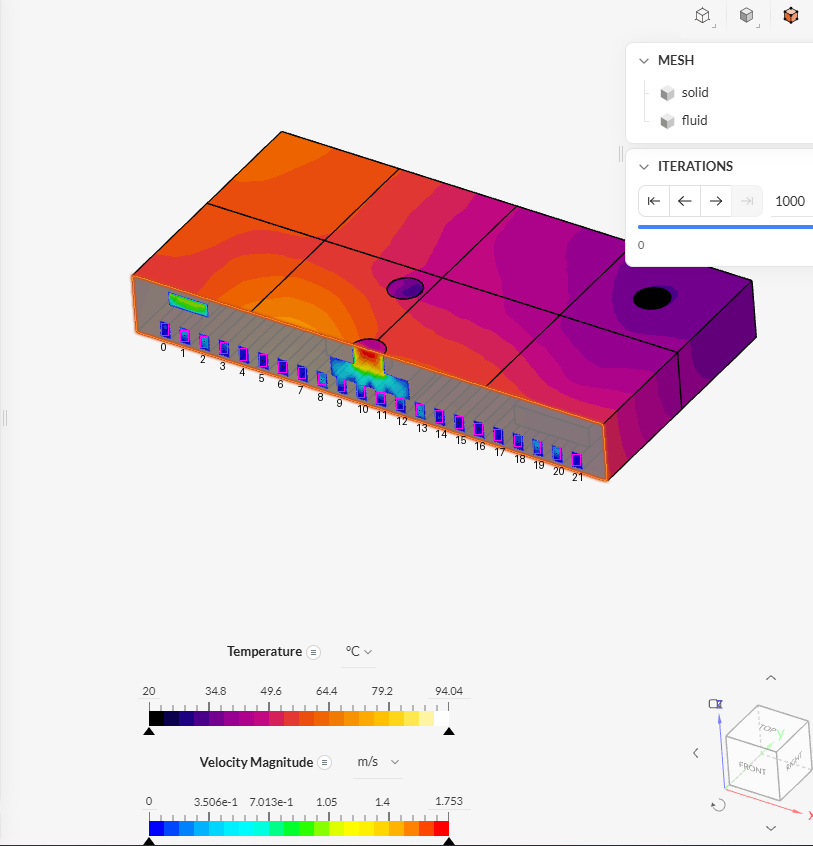
#> input picture manifold_agent/flowdigit/debug/113.png, 813 x 846 px, given in place of 5.png, which was not available
$ python tempmap.py 5 1.0
#> lines starting #> are read from the running program, lines starting #| are printed output that depends on the picture; after the words box and inside, x2 and y2 are one past the last pixel; in counts of white or black regions, pixels touching at a corner belong together
### manifold_agent/flowdigit/digitize.py
"""SimScale 캡처(채널 단면 + Velocity Magnitude 색상)에서 채널 22개의 평균 유속을 읽는다.

순서
 1) 속도 색상바(무지개색) 찾기 → 색 → 값(0~vmax) 대응표
 2) 단면에서 속도 색 픽셀(무지개색에 가깝고 온도 색상표보다 가까운 것) 찾기
 3) 연결 덩어리 중 채널 크기·모양의 덩어리를 골라, 한 줄로 늘어선 22개 배열에 맞춤(원근 반영 2차식)
 4) 채널마다 예상 위치의 안쪽 상자에서 평균 유속 계산 (매니폴드와 붙은 채널도 채널 부분만 읽음)
"""
from __future__ import annotations
from collections import deque
import numpy as np
from PIL import Image

N_CH = 22


def _runs(mask_row):
    xs = np.where(mask_row)[0]
    if len(xs) == 0:
        return []
    out, s = [], xs[0]
    for a, b in zip(xs[:-1], xs[1:]):
        if b != a + 1:
            out.append((s, a)); s = b
    out.append((s, xs[-1]))
    return out


def find_colorbars(im, min_rows=10):
    """화면 아래쪽 긴 채색 막대들: [(y_mid, x0, x1, kind)] kind='rainbow'|'thermal'"""
    H, W, _ = im.shape
    sat = im.max(2) - im.min(2)
    rows = {}
    for y in range(int(H * 0.45), H):
        for x0, x1 in _runs(sat[y] > 70):
            if x1 - x0 > 120:
                rows.setdefault((x0 // 6, x1 // 6), []).append((y, x0, x1))
    bars = []
    # 색상바는 높이가 있음 (판 테두리 같은 얇은 선 제외, D0·D1 채팅 수정: 단면 사진 23·29·37).
    # 단, 온도·수평 단면 그림(tempmap/planview/chantemp)은 색상바가 얇게 찍힌 사진이 많아 min_rows=1 로 예전 방식 사용.
    for lst in [l for l in rows.values() if len(l) >= 4 and len(set(r[0] for r in l)) >= min_rows]:
        ys = [r[0] for r in lst]; mid = lst[len(lst) // 2]
        y, x0, x1 = mid
        # 끝 표시(삼각형) 피하려고 안쪽 2px
        seg = im[y, x0 + 2:x1 - 1]
        first = seg[:4].mean(0)
        kind = "rainbow" if (first[2] > 150 and first[0] < 90) else "thermal"
        bars.append((y, x0 + 2, x1 - 1, kind, min(ys), max(ys)))
    # 같은 막대 중복 제거
    bars.sort()
    out = []
    for b in bars:
        if out and abs(out[-1][0] - b[0]) < 6 and abs(out[-1][1] - b[1]) < 10:
            continue
        out.append(b)
    return out


def lut_from_bar(im, bar):
    y, x0, x1 = bar[0], bar[1], bar[2]
    cols = im[bar[4]:bar[5] + 1, x0:x1 + 1].mean(0)   # 막대 높이 평균
    return cols  # 왼쪽(0) → 오른쪽(vmax)


# [134 lines left out: functions components, digitize, not called in this run]

### manifold_agent/flowdigit/tempmap.py
"""온도 그림(바닥면 또는 윗면, 4x4 칸 선이 보이는 그림) → 16칸의 평균·최고 온도.

  python flowdigit/tempmap.py <사진번호> <Tmax> [--tmin 20]
출력: 화면 기준 4x4 표 (위쪽 행 = 화면 위, 왼쪽 열 = 화면 왼쪽). 칸 이름(r_c)으로 바꾸는 방향은
      그림마다 다르므로(바닥면은 뒤집혀 보임) 따로 정해야 한다(--orient).
방법: 판 영역의 네 모서리를 찾아 원근 보정(호모그래피) → 칸마다 안쪽 76%를 표본 → 색상바 색과 가장 가까운 띠 값.
"""
from __future__ import annotations
import argparse, os, sys
import numpy as np
from PIL import Image

HERE = os.path.dirname(os.path.abspath(__file__))
sys.path.insert(0, HERE)
from digitize import find_colorbars, lut_from_bar   # noqa: E402


def homography(src, dst):
    A = []
    for (x, y), (u, v) in zip(src, dst):
        A += [[x, y, 1, 0, 0, 0, -u * x, -u * y, -u], [0, 0, 0, x, y, 1, -v * x, -v * y, -v]]
    _, _, vt = np.linalg.svd(np.array(A, float)); return vt[-1].reshape(3, 3)


def read(path, tmax, tmin=20.0, ref_lut=None):
    im = np.array(Image.open(path).convert("RGB")).astype(float); H, W, _ = im.shape
    bars = find_colorbars(im, min_rows=1)
    if not bars:
        raise RuntimeError("색상바 없음")
    bar = max(bars, key=lambda b: b[0])                     # 가장 아래 막대
    lut = lut_from_bar(im, bar)
    # 띠(색이 일정한 구간) 평균색과 값
    bands, i0 = [], 0
    for i in range(1, len(lut) + 1):
        if i == len(lut) or np.abs(lut[i] - lut[i0]).max() > 12:
            if i - i0 >= 3:
                bands.append((lut[i0:i].mean(0), ((i0 + i) / 2) / len(lut)))
            i0 = i
    if len(bands) < 15 and ref_lut is not None:              # 색상바가 잘린 그림: 다른 그림의 색상표를 빌림
        bands = ref_lut
    bc = np.array([b[0] for b in bands]); bf = np.array([b[1] for b in bands])
    bval = tmin + bf * (tmax - tmin)
    # 판 영역: 배경(밝은 회색 246 근처)이 아닌 것. 색상바·UI 아래쪽은 제외
    from scipy import ndimage
    sat = im.max(2) - im.min(2)
    col = (sat > 25) | (im.max(2) < 60)                      # 판의 색(검정~보라~노랑) + 검정 선
    col[bar[4] - 60:, :] = False
    lab, n = ndimage.label(col)
    if n == 0:
        raise RuntimeError("판 영역을 못 찾음")
    big = np.argmax(ndimage.sum(col, lab, range(1, n + 1))) + 1
    plate = ndimage.binary_fill_holes(lab == big)              # 가운데 흰 부분(최고온도)도 포함
    ys, xs = np.nonzero(plate)
    if len(xs) < 1000:
        raise RuntimeError("판 영역을 못 찾음")
    s, d = xs + ys, xs - ys
    TL = (xs[s.argmin()], ys[s.argmin()]); BR = (xs[s.argmax()], ys[s.argmax()])
    TR = (xs[d.argmax()], ys[d.argmax()]); BL = (xs[d.argmin()], ys[d.argmin()])
    Hm = homography([(0, 0), (1, 0), (1, 1), (0, 1)], [TL, TR, BR, BL])   # 단위 정사각형 → 화면
    mean = np.full((4, 4), np.nan); mx = np.full((4, 4), np.nan)
    g = np.linspace(0.12, 0.88, 25)
    for r in range(4):
        for c in range(4):
            vals = []
            for a in g:
                for b in g:
                    u, v = (c + a) / 4, (r + b) / 4
                    p = Hm @ np.array([u, v, 1.0]); x, y = int(round(p[0] / p[2])), int(round(p[1] / p[2]))
                    if 0 <= x < W and 0 <= y < H:
                        col = im[y, x]
                        if col.max() < 25:                       # 칸 경계 검정 선
                            continue
                        vals.append(bval[np.abs(bc - col).sum(1).argmin()])
            if vals:
                mean[r, c] = np.mean(vals); mx[r, c] = np.max(vals)
    return dict(lut=bands, mean=mean, max=mx, corners=(TL, TR, BR, BL), band=(tmax - tmin) / len(bands), n_bands=len(bands))


def main():
    ap = argparse.ArgumentParser(); ap.add_argument("img", type=int); ap.add_argument("tmax", type=float)
    ap.add_argument("--tmin", type=float, default=20.0); a = ap.parse_args()
    r = read(os.path.join(HERE, "..", "images", f"{a.img}.png"), a.tmax, a.tmin)
#> in find_colorbars, `sat = im.max(2) - im.min(2)`:
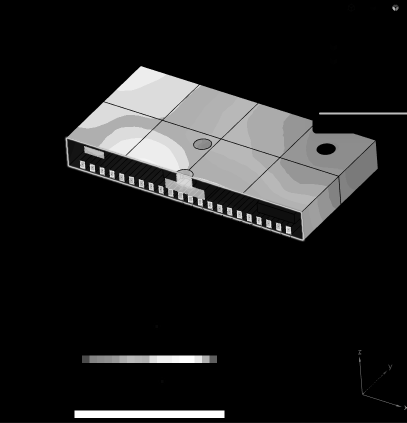
#> sat: shape (846, 813) float64 (shown at 1/2 size); min 0, max 255, mean 30.7
#> the loop in find_colorbars, `for lst in [l for l in rows.values() if len(l) >= 4 and len(set(r[0] f..` made 2 passes
#> (first, kind) on passes 1 to 2: ([10, 0, 75], 'thermal'), ([0, 0, 255], 'rainbow')
#> after the loop in find_colorbars, `for lst in [l for l in rows.values() if len(l) >= 4 and len(set(r[0] f..`: bars = [(718, 166, 432, 'thermal', 711, 725), (828, 151, 447, 'rainbow', 821, 835)]
#> the loop in find_colorbars, `for b in bars:` made 2 passes
#> after the loop in find_colorbars, `for b in bars:`: out has the same summary as bars
#> in read, `bar = max(bars, key=lambda b: b[0])`: bar = (828, 151, 447, 'rainbow', 821, 835)
#> in lut_from_bar, `y, x0, x1 = bar[0], bar[1], bar[2]`: y = 828; x0 = 151; x1 = 447
#> in lut_from_bar, `cols = im[bar[4]:bar[5] + 1, x0:x1 + 1].mean(0)`: cols = 297 rows, first 8: [0, 0, 255], [0, 0, 255], [0, 0, 255], [0, 0, 255], [0, 0, 255], [0, 0, 255], [0, 0, 255], [0, 0, 255]
#> in read, `lut = lut_from_bar(im, bar)`: lut has the same summary as cols in lut_from_bar
#> after the loop in read, `for i in range(1, len(lut) + 1):`: bands = 20 items, first 6: ([0, 0, 255], 0.0219), ([0, 70, 255], 0.069), ([0, 130, 255], 0.12), ([0, 178, 255], 0.17), ([0, 214, 255], 0.221), ([0, 239, 255], 0.271); i0 = 297
#> in read, `bc = np.array([b[0] for b in bands])`: bc = 20 rows, first 8: [0, 0, 255], [0, 70, 255], [0, 130, 255], [0, 178, 255], [0, 214, 255], [0, 239, 255], [0, 252, 255], [0, 255, 223]
#> in read, `bf = np.array([b[1] for b in bands])`: bf = 20 values from 0.0219 to 0.976
#> in read, `bval = tmin + bf * (tmax - tmin)`: bval = 20 values, max 19.58 at index 0, min 1.45 at index 19, mean 10.53
#> in read, `col = (sat > 25) | (im.max(2) < 60)`:
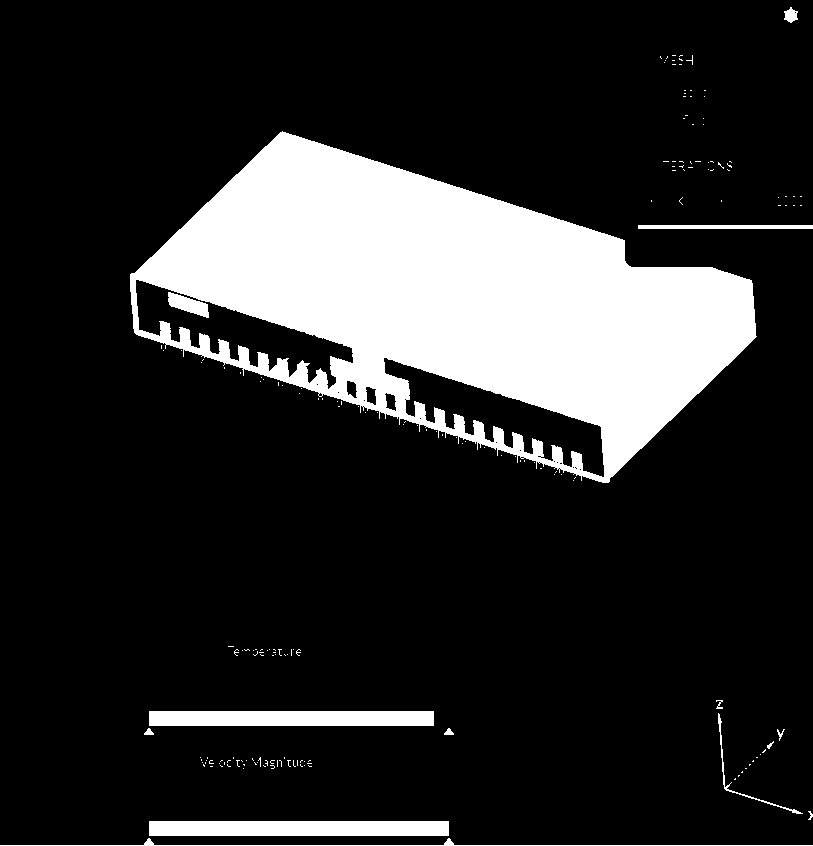
#> col: shape (846, 813) bool; 17.6% white; 182 white regions (168 under 20 px), largest, box (x1, y1, x2, y2) and area: (130, 131, 757, 483) 109064, (149, 821, 449, 836) 4500, (149, 711, 434, 726) 4275
#> in read, `col[bar[4] - 60:, :] = False`:
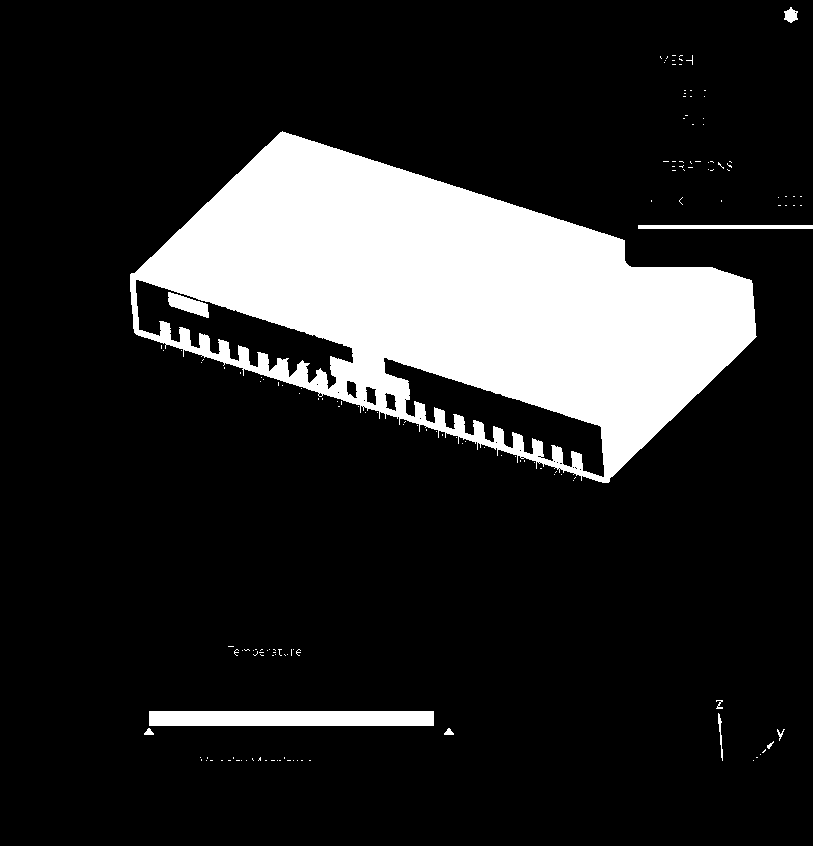
#> col: shape (846, 813) bool; 16.8% white; 155 white regions (144 under 20 px), largest, box (x1, y1, x2, y2) and area: (130, 131, 757, 483) 109064, (149, 711, 434, 726) 4275, (638, 225, 813, 229) 700
#> in read, `lab, n = ndimage.label(col)`:
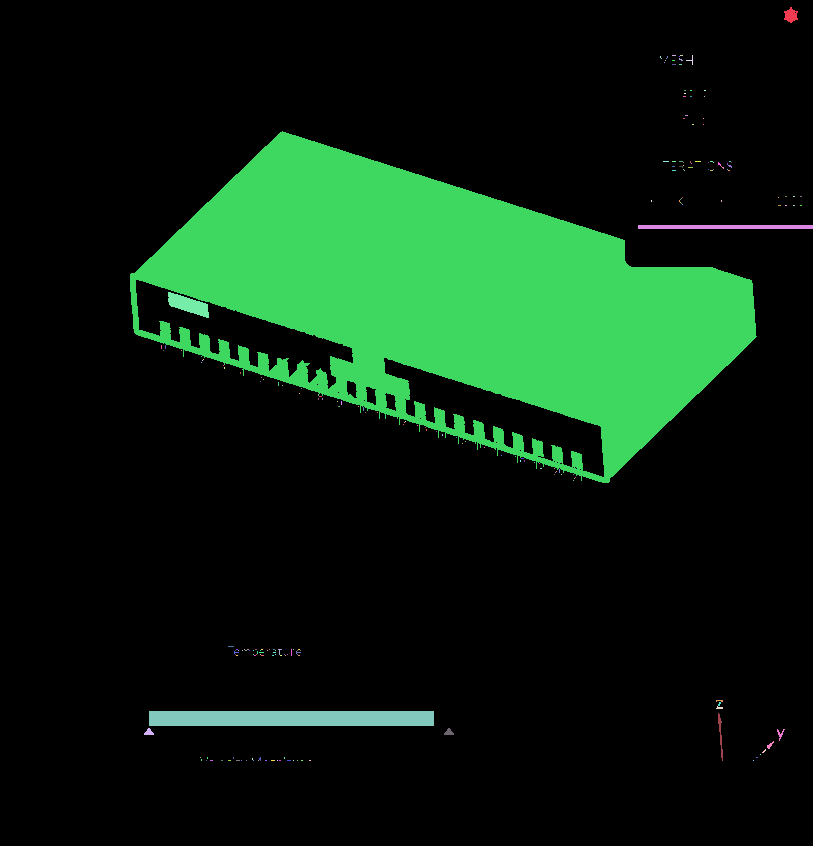
#> lab: shape (846, 813) int32; 217 distinct labels, from 0 to 216; one colour per label, 0 black
#> in read, `lab, n = ndimage.label(col)`: n = 216
#> in read, `big = np.argmax(ndimage.sum(col, lab, range(1, n + 1))) + 1`: big = 28
#> in read, `plate = ndimage.binary_fill_holes(lab == big)`:
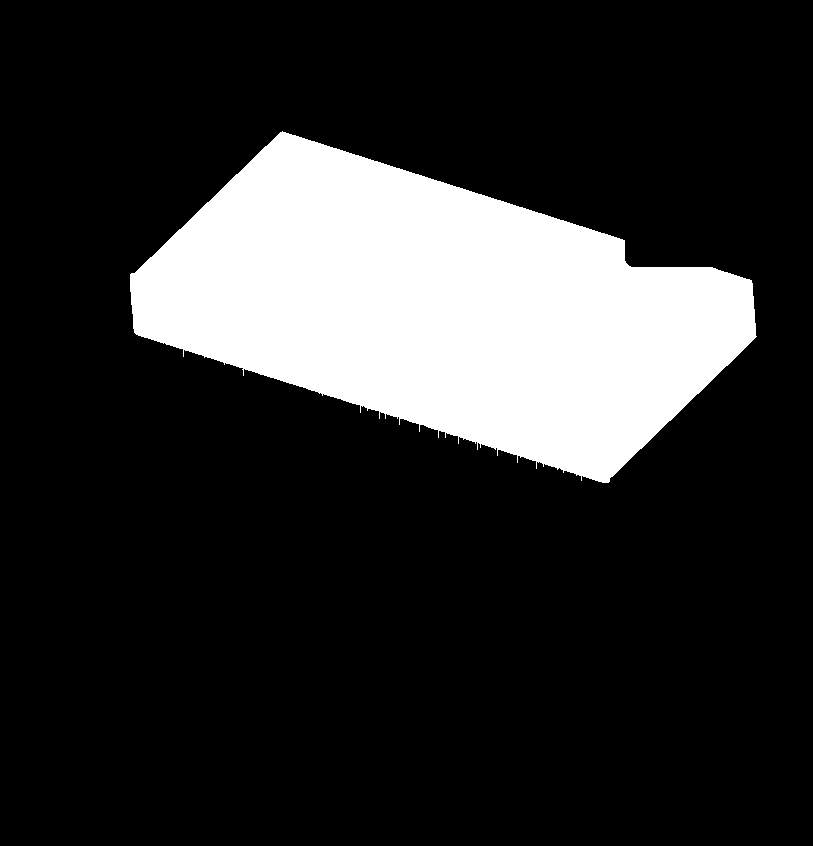
#> plate: shape (846, 813) bool; 18.3% white; 1 white region, box (x1, y1, x2, y2) and area: (130, 131, 757, 483) 125958
#> in read, `TL = (xs[s.argmin()], ys[s.argmin()])`: TL = (131, 273)
#> in read, `BR = (xs[s.argmax()], ys[s.argmax()])`: BR = (756, 336)
#> in read, `TR = (xs[d.argmax()], ys[d.argmax()])`: TR = (751, 280)
#> in read, `BL = (xs[d.argmin()], ys[d.argmin()])`: BL = (134, 332)
#> in read, `Hm = homography([(0, 0), (1, 0), (1, 1), (0, 1)], [TL, TR, BR, BL])`: Hm = [[0.906, 0.00344, 0.18], [0.0303, 0.0793, 0.374], [7.38e-05, -5e-06, 0.00137]]
#> after the loop in read, `for r in range(4):`: mean = [[2.42, 4.96, 1.45, 19.58], [3.68, 3.53, 1.45, 19.58], [5.35, 2.25, 1.45, 19.58], [5.17, 2.47, 1.45, 18.77]]; mx = [[3.34, 19.58, 1.45, 19.58], [18.69, 19.58, 1.45, 19.58], [18.69, 3.34, 1.45, 19.58], [19.58, 3.34, 1.45, 19.58]]
    print(f"색 띠 {r['n_bands']}개 (1띠 ≈ {r['band']:.1f} ℃), 판 모서리 {r['corners']}")
#| 색 띠 20개 (1띠 ≈ -0.9 ℃), 판 모서리 ((131, 273), (751, 280), (756, 336), (134, 332))
    print("칸 평균 온도 (화면 기준, 위 행부터):")
    for row in r["mean"]:
        print("  " + "  ".join(f"{x:6.1f}" for x in row))
#> this loop made 4 passes
#> (printed output is left out)
    print("칸 최고 온도:")
    for row in r["max"]:
        print("  " + "  ".join(f"{x:6.1f}" for x in row))
#> this loop made 4 passes
#> (printed output is left out)


if __name__ == "__main__":
    main()
